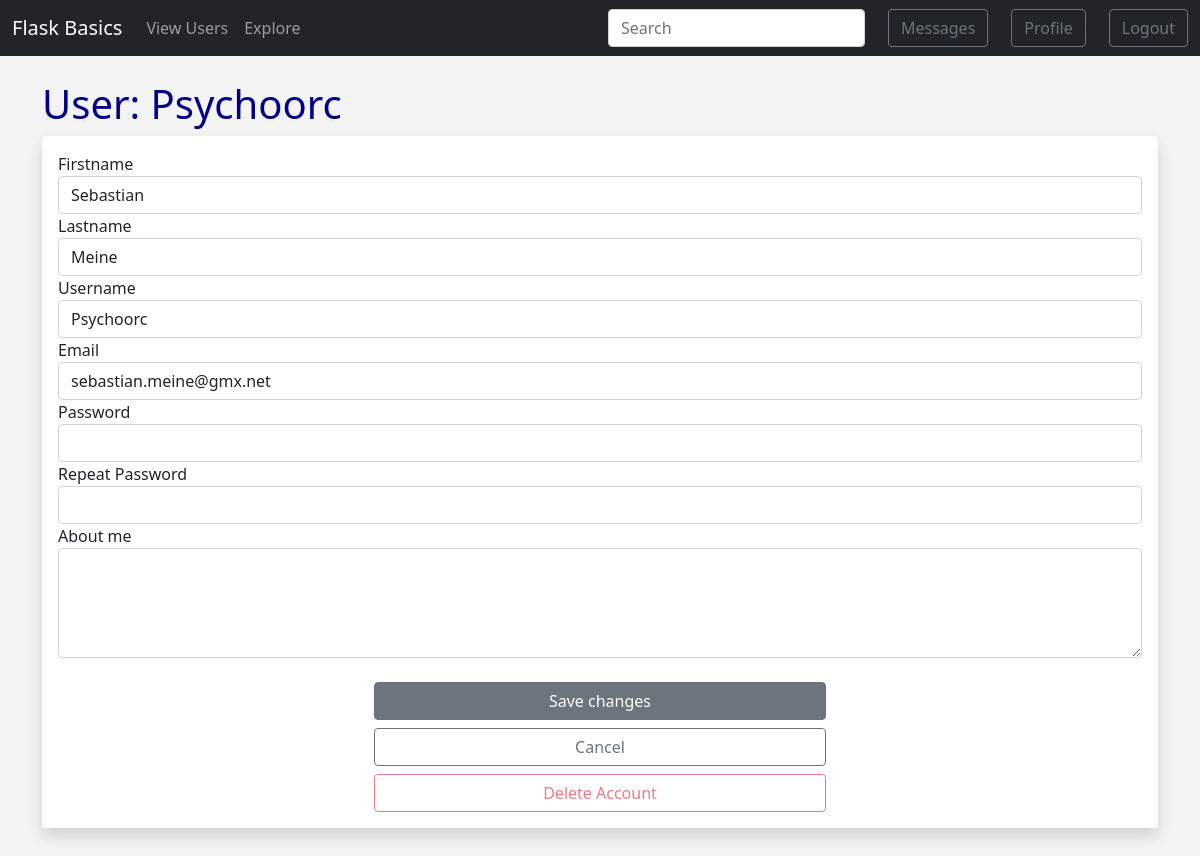
The page /user/Psychoorc/edit=1 (signed in) on the database its author committed.
### app/models.py (models this page shows, shortened)
class User(UserMixin, db.Model):  # type: ignore
    id = db.Column(db.Integer, primary_key=True)
    firstname = db.Column(db.String(100), index=True)
    lastname = db.Column(db.String(100), index=True)
    username = db.Column(db.String(64), index=True, unique=True)
    email = db.Column(db.String(120), index=True, unique=True)
    password_hash = db.Column(db.String(128))
    posts = db.relationship("Post", cascade="delete", backref="author", lazy="dynamic")
    date_added = db.Column(db.DateTime, default=datetime.utcnow)
    last_modify = db.Column(db.DateTime, default=datetime.utcnow)
    administrator = db.Column(db.Boolean, default=False)
    about_me = db.Column(db.String(140))
    last_seen = db.Column(db.DateTime)
    followed = db.relationship(
        "User",
        secondary=followers,
        primaryjoin=(followers.c.follower_id == id),
        secondaryjoin=(followers.c.followed_id == id),
        backref=db.backref("followers", lazy="dynamic"),
        lazy="dynamic",
    )
    messages_sent = db.relationship(
        "Message",
        foreign_keys="Message.sender_id",
        cascade="delete",
        backref="author",
        lazy="dynamic",
    )
    messages_received = db.relationship(
        "Message",
        foreign_keys="Message.recipient_id",
        cascade="delete",
        backref="recipient",
        lazy="dynamic",
    )
    last_message_read_time = db.Column(db.DateTime)
    notifications = db.relationship(
        "Notification", cascade="delete", backref="user", lazy="dynamic"
    )
    def new_messages(self):
        last_read_time = self.last_message_read_time or datetime(1900, 1, 1)
        return (
            Message.query.filter_by(recipient=self)
            .filter(Message.timestamp >= last_read_time)
            .count()
        )

### app/main/routes.py (the view, shortened to what this page needs)
@main_blueprint.route("/user/<username>/edit=<int:id>", methods=["GET", "POST"])
@login_required
def edit_profile(username, id):
    form = EditProfileForm(current_user.username)  # type: ignore
    user = User.query.get_or_404(id)
    if not id == current_user.id:  # type: ignore
        return redirect(url_for("main.user", username=current_user.username))  # type: ignore
    form.about_me.data = user.about_me
    return render_template(
        "user/edit_profile.html", title="Edit Profile", form=form, user=user
    )

### app/main/forms.py (shortened to what this page needs)
class SearchForm(FlaskForm):
    q = StringField(_l("Search"), validators=[DataRequired()])
    def __init__(self, *args, **kwargs):
        if "formdata" not in kwargs:
            kwargs["formdata"] = request.args
        if "meta" not in kwargs:
            kwargs["meta"] = {"csrf": False}
        super(SearchForm, self).__init__(*args, **kwargs)

class EditProfileForm(EditUserForm):
    about_me = TextAreaField(_l("About me"), validators=[Length(min=0, max=140)])
    def __init__(self, original_username, *args, **kwargs):
        super(EditProfileForm, self).__init__(*args, **kwargs)
        self.original_username = original_username

### app/main/routes.py (called while the page is built)
@main_blueprint.context_processor
def utility_processor() -> dict[str, Callable]:
    def get_user_data(id: int) -> User:
        return User.query.filter_by(id=id).first_or_404()
    return dict(get_user_data=get_user_data)

@main_blueprint.before_request
def before_request():
    if current_user.is_authenticated:  # type: ignore
        current_user.last_seen = datetime.utcnow()
        db.session.commit()
        g.search_form = SearchForm()
    g.locale = str(get_locale())

### app/models.py (called while the page is built)
@login.user_loader
def load_user(id):
    return User.query.get(int(id))

    @classmethod
    def before_commit(cls, session):
        session._changes = {
            "add": list(session.new),
            "update": list(session.dirty),
            "delete": list(session.deleted),
        }

    @classmethod
    def after_commit(cls, session):
        for obj in session._changes["add"]:
            if isinstance(obj, SearchableMixin):
                add_to_index(obj.__tablename__, obj)  # type: ignore
        for obj in session._changes["update"]:
            if isinstance(obj, SearchableMixin):
                add_to_index(obj.__tablename__, obj)  # type: ignore
        for obj in session._changes["delete"]:
            if isinstance(obj, SearchableMixin):
                remove_from_index(obj.__tablename__, obj)  # type: ignore
        session._changes = None

### app/templates/user/edit_profile.html (shortened to what this page needs)
{% extends 'base.html' %}
{% block content %}
<h1>{{_('User:')}} {{user.username}}</h1>
<div class="shadow p-3 mb-5 bg-body rounded">
    <form action="" method="POST">
        {{ form.firstname.label(class="form-check-label") }}
        {{ form.firstname(size=32, class="form-control", value=user.firstname) }}
        {{ form.lastname.label(class="form-check-label") }}
        {{ form.lastname(size=32, class="form-control", value=user.lastname) }}
        {{ form.username.label(class="form-check-label") }}
        {{ form.username(class="form-control", value=user.username) }}
        {{ form.email.label(class="form-check-label") }}
        {{ form.email(class="form-control", value=user.email) }}
        {{ form.password.label(class="form-check-label") }}
        {{ form.password(class="form-control") }}
        {{ form.password2.label(class="form-check-label") }}
        {{ form.password2(class="form-control") }}
        {{ form.about_me.label(class="form-check-label") }}<br>
        {{ form.about_me(cols=50, rows=4, class="form-control", value=user.lastname) }}<br>
        <div class="vstack gap-2 col-md-5 mx-auto">
        <button type="submit" class="btn btn-secondary">{{ _("Save changes") }}</button>
        <button type="button" onclick="window.location.href='{{ url_for( 'main.edit_profile', username=current_user.username, id=current_user.id) }}';" class="btn btn-outline-secondary">{{ _("Cancel") }}</button>
        <button type="button" class="btn btn-outline-danger {{'disabled' if current_user.administrator and current_user.id == user.id}}" data-bs-toggle="modal" data-bs-target={{"#deleteModal"+user.id | string}}>{{ _("Delete Account") }}</button>
        </div>
    </form>
</div>
{% endblock %}

### app/static/css/style.css (style rules this page uses)
* { font-family:'Segoe UI', Tahoma, Geneva, Verdana, sans-serif; }
h1 { color: darkblue; font-size: 40px; }
body { background: #f4f4f4; }

### rows shown on the page
User: username "Psychoorc", firstname "Sebastian", lastname "Meine", email "sebastian.meine@gmx.net"
